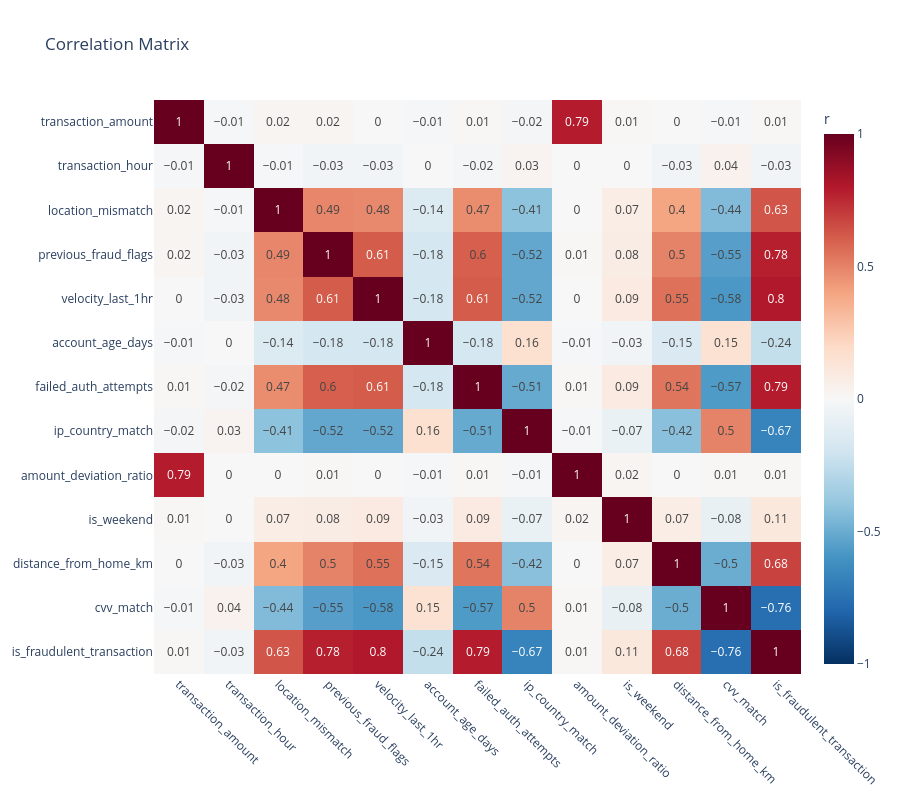

Write notebook code for a chart like this one.
### Code cell
num_cols = df.select_dtypes(include='number').columns.tolist()
corr = df[num_cols].corr().round(2)

fig = px.imshow(
    corr,
    text_auto=True,
    color_continuous_scale='RdBu_r',
    zmin=-1, zmax=1,
    title='Correlation Matrix',
    aspect='auto'
)
fig.update_layout(
    width=900, height=800,
    coloraxis_colorbar=dict(title='r'),
    xaxis=dict(tickangle=45)
)
fig.show()
# No multicollinearity issues detected, all correlations are below 0.8 in absolute value.

### Figure 1 — Plotly figure (JSON) as saved in the notebook; plotly's stock layout.template omitted (floating-point values rounded to 4 significant figures; data arrays with more than 128 entries replaced by an {"elided": "..."} marker saying what was removed)
{"data": [{"coloraxis": "coloraxis", "hovertemplate": "x: %{x}<br>y: %{y}<br>color: %{z}<extra></extra>", "name": "0", "texttemplate": "%{z}", "type": "heatmap", "x": ["transaction_amount", "transaction_hour", "location_mismatch", "previous_fraud_flags", "velocity_last_1hr", "account_age_days", "failed_auth_attempts", "ip_country_match", "amount_deviation_ratio", "is_weekend", "distance_from_home_km", "cvv_match", "is_fraudulent_transaction"], "xaxis": "x", "y": ["transaction_amount", "transaction_hour", "location_mismatch", "previous_fraud_flags", "velocity_last_1hr", "account_age_days", "failed_auth_attempts", "ip_country_match", "amount_deviation_ratio", "is_weekend", "distance_from_home_km", "cvv_match", "is_fraudulent_transaction"], "yaxis": "y", "z": {"elided": "13x13 float values"}}], "layout": {"coloraxis": {"cmax": 1, "cmin": -1, "colorbar": {"title": {"text": "r"}}, "colorscale": [[0, "rgb(5,48,97)"], [0.1, "rgb(33,102,172)"], [0.2, "rgb(67,147,195)"], [0.3, "rgb(146,197,222)"], [0.4, "rgb(209,229,240)"], [0.5, "rgb(247,247,247)"], [0.6, "rgb(253,219,199)"], [0.7, "rgb(244,165,130)"], [0.8, "rgb(214,96,77)"], [0.9, "rgb(178,24,43)"], [1, "rgb(103,0,31)"]]}, "height": 800, "title": {"text": "Correlation Matrix"}, "width": 900, "xaxis": {"anchor": "y", "domain": [0, 1], "tickangle": 45}, "yaxis": {"anchor": "x", "autorange": "reversed", "domain": [0, 1]}}}
